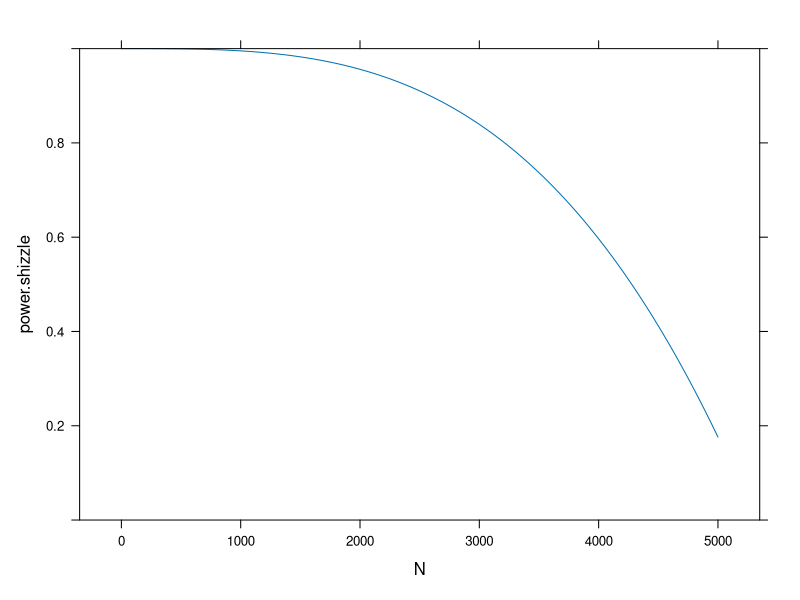
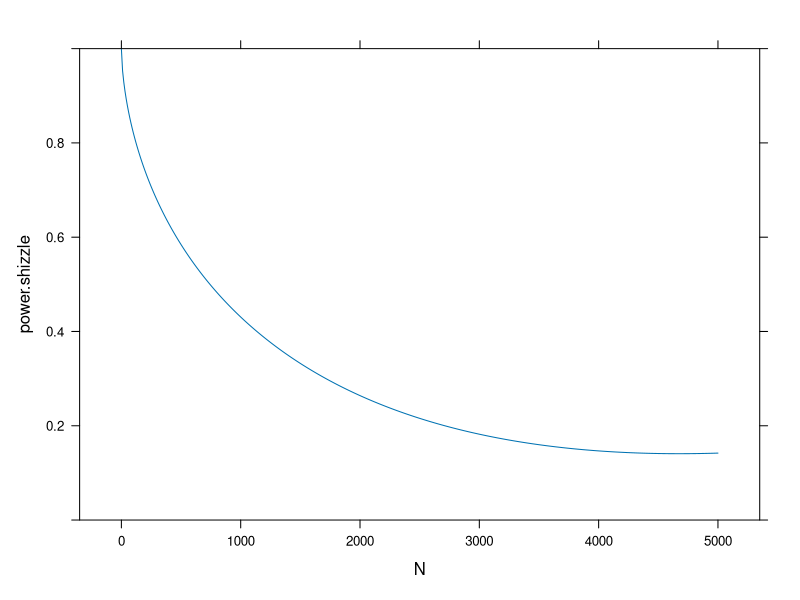

Reproduce these figures in R, in order.
library("lattice")

# just to test our function
# relating flock size with 
# survival cost of migration

N <- seq(0,5000,10)

pow <- 3.2

max_migration_cost <- 1.0
migration_cost_decay <- 0
migration_cost_nonlinear_decay <- 0.0000000000012

power.shizzle <- max_migration_cost - migration_cost_decay * N - migration_cost_nonlinear_decay * N^pow

print(
        xyplot(power.shizzle ~ N
                ,type="l"
                ,ylim=c(0,1)))
                

pow <- 0.62

max_migration_cost <- 1.0
migration_cost_decay <- -0.0003
migration_cost_nonlinear_decay <- 0.012

power.shizzle <- max_migration_cost - migration_cost_decay * N - migration_cost_nonlinear_decay * N^pow

print(
        xyplot(power.shizzle ~ N
                ,type="l"
                ,ylim=c(0,1)))                
